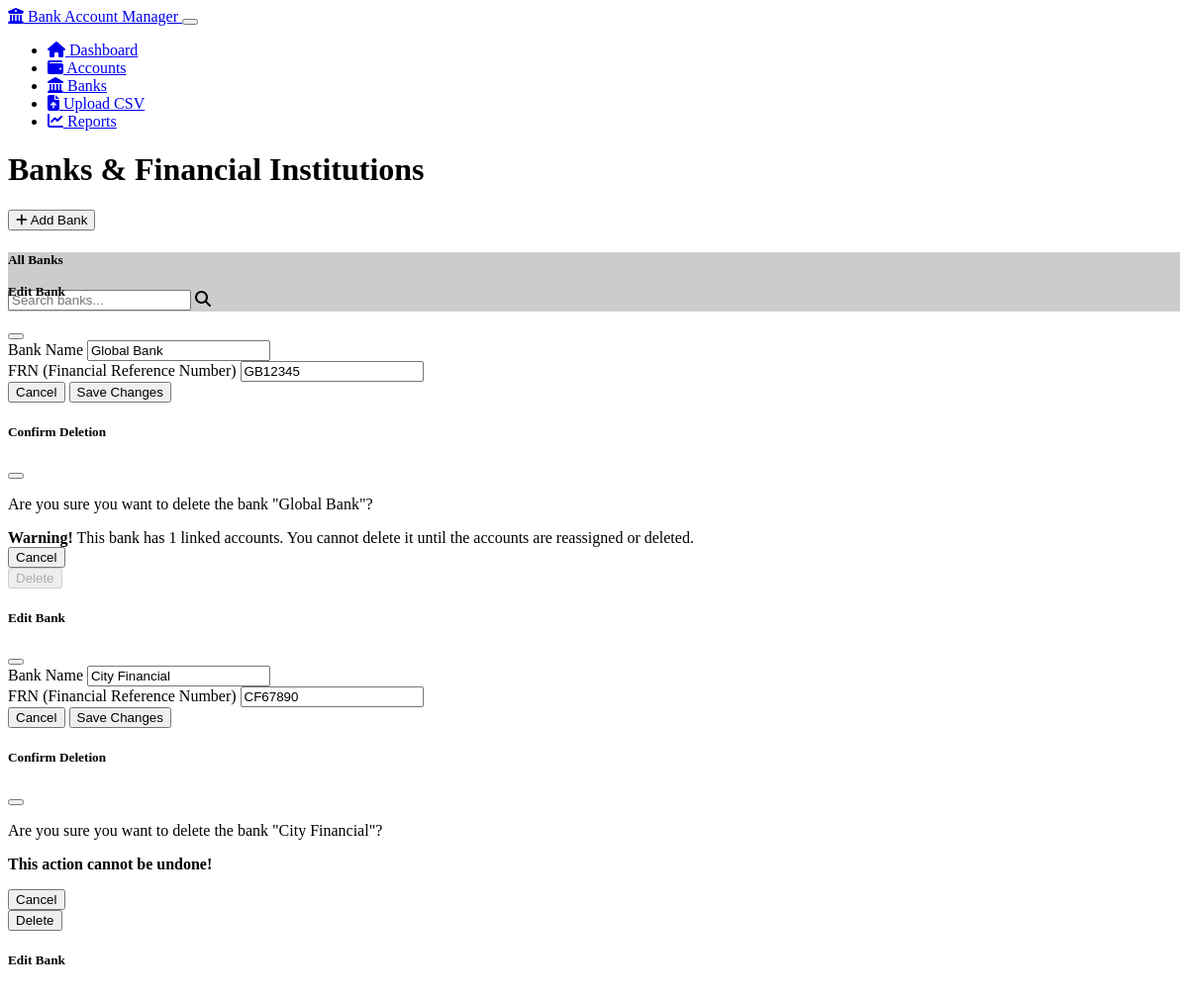
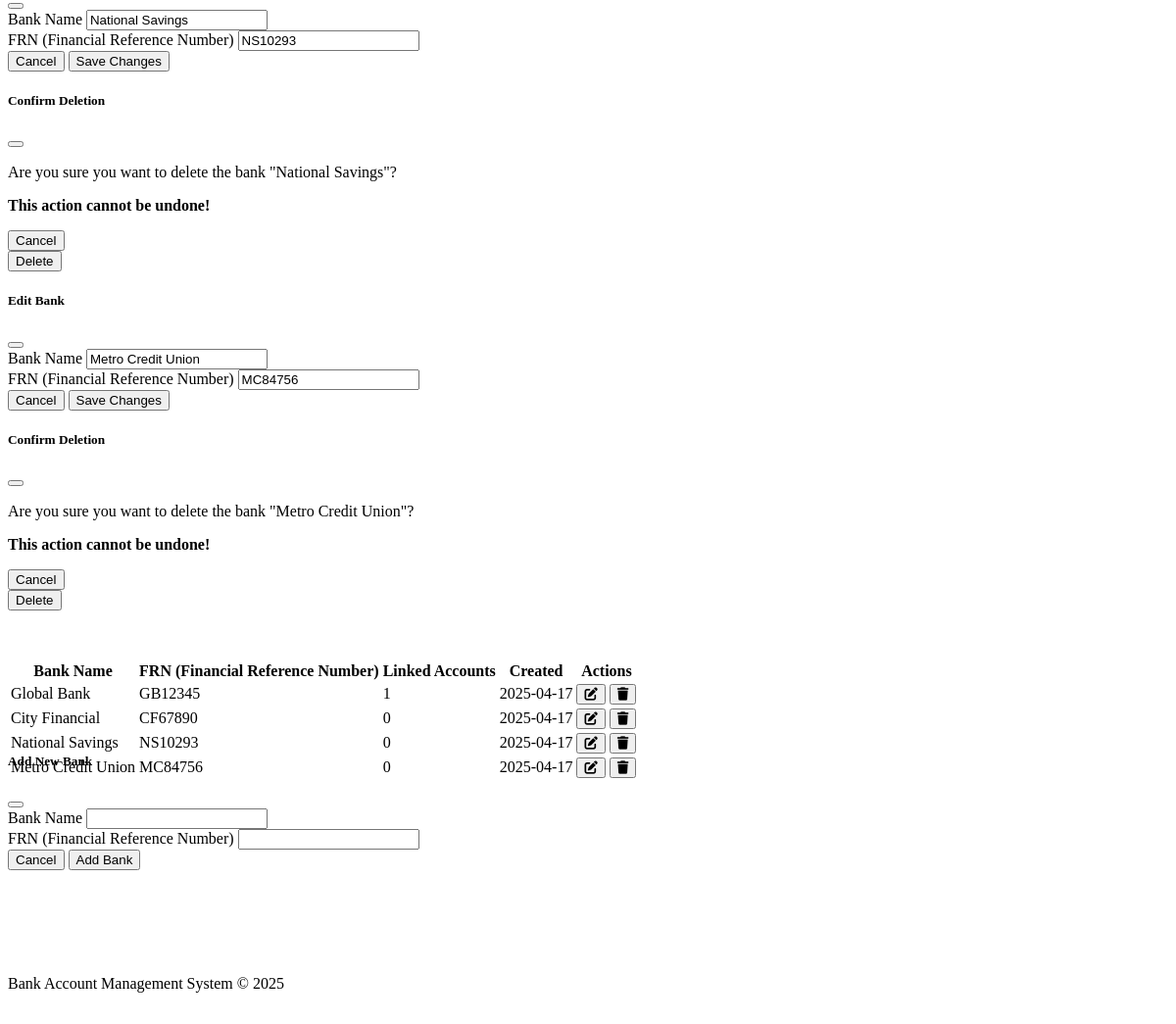
Page /banks on the committed database (2 pictures, top to bottom).
### main.py (models this page shows, shortened)
class Bank(db.Model):
    __tablename__ = 'banks'
    id = db.Column(db.Integer, primary_key=True)
    bank_name = db.Column(db.String(100), nullable=False, unique=True)
    frn = db.Column(db.String(50), nullable=False)  # Financial Reference Number
    created_at = db.Column(db.DateTime, default=datetime.utcnow)

### main.py (the view)
@app.route('/banks')
def banks():
    banks = Bank.query.all()
    return render_template('banks.html', banks=banks)

### main.py (called while the page is built)
@app.context_processor
def inject_now():
    return {'now': datetime.utcnow()}

### templates/banks.html (shortened to what this page needs)
{% extends 'layout.html' %}
{% block content %}
<div class="d-flex justify-content-between align-items-center mb-4">
    <h1>Banks & Financial Institutions</h1>
    <button type="button" class="btn btn-primary" data-bs-toggle="modal" data-bs-target="#addBankModal">
        <i class="fas fa-plus me-1"></i> Add Bank
    </button>
</div>
<div class="card">
    <div class="card-header">
        <div class="d-flex justify-content-between align-items-center">
            <h5 class="mb-0">All Banks</h5>
            <div class="input-group" style="width: 300px;">
                <input type="text" id="bankSearch" class="form-control" placeholder="Search banks...">
                <span class="input-group-text"><i class="fas fa-search"></i></span>
            </div>
        </div>
    </div>
    <div class="card-body">
        <div class="table-responsive">
            <table class="table table-striped table-hover" id="banksTable">
                <thead>
                    <tr>
                        <th>Bank Name</th>
                        <th>FRN (Financial Reference Number)</th>
                        <th>Linked Accounts</th>
                        <th>Created</th>
                        <th>Actions</th>
                    </tr>
                </thead>
                <tbody>
                    {% for bank in banks %}
                    <tr>
                        <td>{{ bank.bank_name }}</td>
                        <td>{{ bank.frn }}</td>
                        <td>{{ bank.accounts|length }}</td>
                        <td>{{ bank.created_at.strftime('%Y-%m-%d') }}</td>
                        <td>
                            <div class="btn-group">
                                <button class="btn btn-sm btn-primary" data-bs-toggle="modal" data-bs-target="#editBankModal{{ bank.id }}">
                                    <i class="fas fa-edit"></i>
                                </button>
                                <button class="btn btn-sm btn-danger" data-bs-toggle="modal" data-bs-target="#deleteBankModal{{ bank.id }}">
                                    <i class="fas fa-trash"></i>
                                </button>
                            </div>
                        </td>
                    </tr>
                    <div class="modal fade" id="editBankModal{{ bank.id }}" tabindex="-1" aria-hidden="true">
                        <div class="modal-dialog">
                            <div class="modal-content">
                                <div class="modal-header">
                                    <h5 class="modal-title">Edit Bank</h5>
                                    <button type="button" class="btn-close" data-bs-dismiss="modal" aria-label="Close"></button>
                                </div>
                                <form action="{{ url_for('edit_bank', id=bank.id) }}" method="post">
                                    <div class="modal-body">
                                        <div class="mb-3">
                                            <label for="bank_name" class="form-label">Bank Name</label>
                                            <input type="text" class="form-control" id="bank_name" name="bank_name" value="{{ bank.bank_name }}" required>
                                        </div>
                                        <div class="mb-3">
                                            <label for="frn" class="form-label">FRN (Financial Reference Number)</label>
                                            <input type="text" class="form-control" id="frn" name="frn" value="{{ bank.frn }}" required>
                                        </div>
                                    </div>
                                    <div class="modal-footer">
                                        <button type="button" class="btn btn-secondary" data-bs-dismiss="modal">Cancel</button>
                                        <button type="submit" class="btn btn-primary">Save Changes</button>
                                    </div>
                                </form>
                            </div>
                        </div>
                    </div>
                    <div class="modal fade" id="deleteBankModal{{ bank.id }}" tabindex="-1" aria-hidden="true">
                        <div class="modal-dialog">
                            <div class="modal-content">
                                <div class="modal-header">
                                    <h5 class="modal-title">Confirm Deletion</h5>
                                    <button type="button" class="btn-close" data-bs-dismiss="modal" aria-label="Close"></button>
                                </div>
                                <div class="modal-body">
                                    <p>Are you sure you want to delete the bank "{{ bank.bank_name }}"?</p>
                                    {% if bank.accounts %}
                                    <div class="alert alert-warning">
                                        <strong>Warning!</strong> This bank has {{ bank.accounts|length }} linked accounts. You cannot delete it until the accounts are reassigned or deleted.
                                    </div>
                                    {% else %}
                                    <p class="text-danger"><strong>This action cannot be undone!</strong></p>
                                    {% endif %}
                                </div>
                                <div class="modal-footer">
                                    <button type="button" class="btn btn-secondary" data-bs-dismiss="modal">Cancel</button>
                                    <form action="{{ url_for('delete_bank', id=bank.id) }}" method="post">
                                        <button type="submit" class="btn btn-danger" {% if bank.accounts %}disabled{% endif %}>Delete</button>
                                    </form>
                                </div>
                            </div>
                        </div>
                    </div>
                    {% else %}
                    <tr>
                        <td colspan="5" class="text-center">No banks found</td>
                    </tr>
                    {% endfor %}
                </tbody>
            </table>
        </div>
    </div>
</div>
<div class="modal fade" id="addBankModal" tabindex="-1" aria-hidden="true">
    <div class="modal-dialog">
        <div class="modal-content">
            <div class="modal-header">
                <h5 class="modal-title">Add New Bank</h5>
                <button type="button" class="btn-close" data-bs-dismiss="modal" aria-label="Close"></button>
            </div>
            <form action="{{ url_for('add_bank') }}" method="post">
                <div class="modal-body">
                    <div class="mb-3">
                        <label for="new_bank_name" class="form-label">Bank Name</label>
                        <input type="text" class="form-control" id="new_bank_name" name="bank_name" required>
                    </div>
                    <div class="mb-3">
                        <label for="new_frn" class="form-label">FRN (Financial Reference Number)</label>
                        <input type="text" class="form-control" id="new_frn" name="frn" required>
                    </div>
                </div>
                <div class="modal-footer">
                    <button type="button" class="btn btn-secondary" data-bs-dismiss="modal">Cancel</button>
                    <button type="submit" class="btn btn-primary">Add Bank</button>
                </div>
            </form>
        </div>
    </div>
</div>
{% endblock %}

### templates/layout.html (shortened to what this page needs)
<!DOCTYPE html>
<html lang="en" data-bs-theme="dark">
<head>
    <link rel="stylesheet" href="https://cdn.replit.com/agent/bootstrap-agent-dark-theme.min.css">
    <link rel="stylesheet" href="https://cdnjs.cloudflare.com/ajax/libs/font-awesome/6.4.0/css/all.min.css">
    <link rel="stylesheet" href="{{ url_for('static', filename='css/custom.css') }}">
</head>
<body>
    <nav class="navbar navbar-expand-lg navbar-dark bg-dark">
        <div class="container-fluid">
            <a class="navbar-brand" href="{{ url_for('index') }}">
                <i class="fas fa-university me-2"></i>
                Bank Account Manager
            </a>
            <button class="navbar-toggler" type="button" data-bs-toggle="collapse" data-bs-target="#navbarNav" aria-controls="navbarNav" aria-expanded="false" aria-label="Toggle navigation">
            </button>
            <div class="collapse navbar-collapse" id="navbarNav">
                <ul class="navbar-nav">
                    <li class="nav-item">
                        <a class="nav-link" href="{{ url_for('index') }}">
                            <i class="fas fa-home me-1"></i> Dashboard
                        </a>
                    </li>
                    <li class="nav-item">
                        <a class="nav-link" href="{{ url_for('accounts') }}">
                            <i class="fas fa-wallet me-1"></i> Accounts
                        </a>
                    </li>
                    <li class="nav-item">
                        <a class="nav-link" href="{{ url_for('banks') }}">
                            <i class="fas fa-landmark me-1"></i> Banks
                        </a>
                    </li>
                    <li class="nav-item">
                        <a class="nav-link" href="{{ url_for('upload') }}">
                            <i class="fas fa-file-upload me-1"></i> Upload CSV
                        </a>
                    </li>
                    <li class="nav-item">
                        <a class="nav-link" href="{{ url_for('reports') }}">
                            <i class="fas fa-chart-line me-1"></i> Reports
                        </a>
                    </li>
                </ul>
            </div>
        </div>
    </nav>
    <div class="container mt-4">
        {% block content %}{% endblock %}
    </div>
    <footer class="footer mt-5 py-3 bg-dark">
        <div class="container text-center">
            <span class="text-muted">Bank Account Management System &copy; {{ now.year }}</span>
        </div>
    </footer>
</body>
</html>

### static/css/custom.css (style rules this page uses)
.card { transition: transform 0.2s ease-in-out, box-shadow 0.2s ease-in-out; }
.modal.fade .modal-dialog { transition: transform 0.3s ease-out; }
.modal.fade .modal-dialog { transform: translateY(-50px); }
.btn { transition: all 0.2s ease-in-out; }
.footer { margin-top: 2rem; padding: 1.5rem 0; background-color: var(--bs-dark); border-top: 1px solid rgba(255, 255, 255, 0.1); }
.alert { border-radius: 0.5rem; border-left-width: 4px; }
.card-header { border-bottom: 1px solid rgba(255, 255, 255, 0.1); background-color: rgba(0, 0, 0, 0.2); }

### rows in the picture
Bank: bank_name "Global Bank", frn "GB12345", accounts|length "1", created_at "2025-04-17"
Bank: bank_name "City Financial", frn "CF67890", accounts|length "0", created_at "2025-04-17", shows "This action cannot be undone!"
Bank: bank_name "National Savings", frn "NS10293", accounts|length "0", created_at "2025-04-17", shows "This action cannot be undone!"
Bank: bank_name "Metro Credit Union", frn "MC84756", accounts|length "0", created_at "2025-04-17", shows "This action cannot be undone!"
